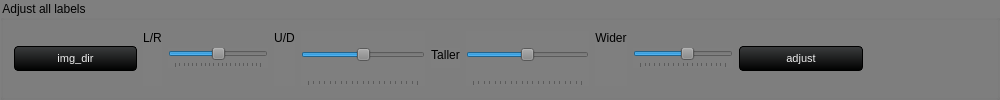
              <widget class="QGroupBox" name="groupBox_17">
               <property name="sizePolicy">
                <sizepolicy hsizetype="Fixed" vsizetype="Fixed">
                 <horstretch>0</horstretch>
                 <verstretch>0</verstretch>
                </sizepolicy>
               </property>
               <property name="minimumSize">
                <size>
                 <width>1000</width>
                 <height>0</height>
                </size>
               </property>
               <property name="maximumSize">
                <size>
                 <width>16777215</width>
                 <height>100</height>
                </size>
               </property>
               <property name="styleSheet">
                <string notr="true">background-color: rgb(127, 127, 127);
</string>
               </property>
               <property name="title">
                <string>Adjust all labels</string>
               </property>
               <layout class="QHBoxLayout" name="horizontalLayout_11">
                <item>
                 <widget class="QPushButton" name="images_button">
                  <property name="sizePolicy">
                   <sizepolicy hsizetype="Expanding" vsizetype="Maximum">
                    <horstretch>0</horstretch>
                    <verstretch>0</verstretch>
                   </sizepolicy>
                  </property>
                  <property name="minimumSize">
                   <size>
                    <width>0</width>
                    <height>0</height>
                   </size>
                  </property>
                  <property name="maximumSize">
                   <size>
                    <width>16777215</width>
                    <height>16777215</height>
                   </size>
                  </property>
                  <property name="styleSheet">
                   <string notr="true">QPushButton {
    background-color: qlineargradient(spread:repeat, x1:1, y1:0, x2:1, y2:1, stop:0 rgb(59, 61, 62), stop:1 rgb(0, 0, 0));
    color: rgb(238, 238, 238);
  	font-size: 8pt;

    border-style: solid;
    border-width: 1px;
    border-radius: 4px;
    border-color: rgb(0, 0, 0);
    padding: 5px;
}

QPushButton:flat {
    background-color: transparent;
    border: none;
    color: rgb(238, 238, 238);
}

QPushButton:disabled {
    background-color: #404040;
    color: #656565;
    border-color: rgb(0, 0, 0);
}

QPushButton:hover {
    background-color: rgba(236, 157, 0, 51);
    border: 1px solid rgb(236, 157, 0);
}

QPushButton:pressed {
    background-color: qlineargradient(spread:repeat, x1:1, y1:0, x2:1, y2:1, stop:0 rgb(28, 28, 32), stop:1 rgb(0, 0, 0));
    border: 1px solid rgb(236, 157, 0);
}

QPushButton:checked {
    background-color: qlineargradient(spread:repeat, x1:1, y1:0, x2:1, y2:1, stop:0 rgb(28, 28, 32), stop:1 rgb(0, 0, 0));
    border: 1px solid #222;
}</string>
                  </property>
                  <property name="text">
                   <string>img_dir</string>
                  </property>
                 </widget>
                </item>
                <item>
                 <widget class="QLabel" name="label_14">
                  <property name="text">
                   <string>L/R</string>
                  </property>
                  <property name="alignment">
                   <set>Qt::AlignHCenter|Qt::AlignTop</set>
                  </property>
                 </widget>
                </item>
                <item>
                 <widget class="QSlider" name="x_axis">
                  <property name="maximumSize">
                   <size>
                    <width>100</width>
                    <height>16777215</height>
                   </size>
                  </property>
                  <property name="styleSheet">
                   <string notr="true"/>
                  </property>
                  <property name="minimum">
                   <number>-10</number>
                  </property>
                  <property name="maximum">
                   <number>10</number>
                  </property>
                  <property name="orientation">
                   <enum>Qt::Horizontal</enum>
                  </property>
                  <property name="tickPosition">
                   <enum>QSlider::TicksBelow</enum>
                  </property>
                 </widget>
                </item>
                <item>
                 <widget class="QLabel" name="label_13">
                  <property name="text">
                   <string>U/D</string>
                  </property>
                  <property name="alignment">
                   <set>Qt::AlignHCenter|Qt::AlignTop</set>
                  </property>
                 </widget>
                </item>
                <item>
                 <widget class="QSlider" name="y_axis">
                  <property name="maximumSize">
                   <size>
                    <width>16777215</width>
                    <height>100</height>
                   </size>
                  </property>
                  <property name="minimum">
                   <number>-10</number>
                  </property>
                  <property name="maximum">
                   <number>10</number>
                  </property>
                  <property name="orientation">
                   <enum>Qt::Horizontal</enum>
                  </property>
                  <property name="tickPosition">
                   <enum>QSlider::TicksBelow</enum>
                  </property>
                 </widget>
                </item>
                <item>
                 <widget class="QLabel" name="label_15">
                  <property name="maximumSize">
                   <size>
                    <width>16777215</width>
                    <height>20</height>
                   </size>
                  </property>
                  <property name="text">
                   <string>Taller</string>
                  </property>
                  <property name="alignment">
                   <set>Qt::AlignHCenter|Qt::AlignTop</set>
                  </property>
                 </widget>
                </item>
                <item>
                 <widget class="QSlider" name="width_position">
                  <property name="minimumSize">
                   <size>
                    <width>0</width>
                    <height>0</height>
                   </size>
                  </property>
                  <property name="maximumSize">
                   <size>
                    <width>16777215</width>
                    <height>150</height>
                   </size>
                  </property>
                  <property name="minimum">
                   <number>-10</number>
                  </property>
                  <property name="maximum">
                   <number>10</number>
                  </property>
                  <property name="orientation">
                   <enum>Qt::Horizontal</enum>
                  </property>
                  <property name="tickPosition">
                   <enum>QSlider::TicksBelow</enum>
                  </property>
                 </widget>
                </item>
                <item>
                 <widget class="QLabel" name="label_16">
                  <property name="text">
                   <string>Wider</string>
                  </property>
                  <property name="alignment">
                   <set>Qt::AlignHCenter|Qt::AlignTop</set>
                  </property>
                 </widget>
                </item>
                <item>
                 <widget class="QSlider" name="height_pos">
                  <property name="maximumSize">
                   <size>
                    <width>100</width>
                    <height>16777215</height>
                   </size>
                  </property>
                  <property name="minimum">
                   <number>-10</number>
                  </property>
                  <property name="maximum">
                   <number>8</number>
                  </property>
                  <property name="orientation">
                   <enum>Qt::Horizontal</enum>
                  </property>
                  <property name="tickPosition">
                   <enum>QSlider::TicksBelow</enum>
                  </property>
                 </widget>
                </item>
                <item>
                 <widget class="QPushButton" name="adjust_label">
                  <property name="sizePolicy">
                   <sizepolicy hsizetype="Expanding" vsizetype="Maximum">
                    <horstretch>0</horstretch>
                    <verstretch>0</verstretch>
                   </sizepolicy>
                  </property>
                  <property name="minimumSize">
                   <size>
                    <width>0</width>
                    <height>0</height>
                   </size>
                  </property>
                  <property name="maximumSize">
                   <size>
                    <width>16777215</width>
                    <height>16777215</height>
                   </size>
                  </property>
                  <property name="styleSheet">
                   <string notr="true">QPushButton {
    background-color: qlineargradient(spread:repeat, x1:1, y1:0, x2:1, y2:1, stop:0 rgb(59, 61, 62), stop:1 rgb(0, 0, 0));
    color: rgb(238, 238, 238);
  	font-size: 8pt;

    border-style: solid;
    border-width: 1px;
    border-radius: 4px;
    border-color: rgb(0, 0, 0);
    padding: 5px;
}

QPushButton:flat {
    background-color: transparent;
    border: none;
    color: rgb(238, 238, 238);
}

QPushButton:disabled {
    background-color: #404040;
    color: #656565;
    border-color: rgb(0, 0, 0);
}

QPushButton:hover {
    background-color: rgba(236, 157, 0, 51);
    border: 1px solid rgb(236, 157, 0);
}

QPushButton:pressed {
    background-color: qlineargradient(spread:repeat, x1:1, y1:0, x2:1, y2:1, stop:0 rgb(28, 28, 32), stop:1 rgb(0, 0, 0));
    border: 1px solid rgb(236, 157, 0);
}

QPushButton:checked {
    background-color: qlineargradient(spread:repeat, x1:1, y1:0, x2:1, y2:1, stop:0 rgb(28, 28, 32), stop:1 rgb(0, 0, 0));
    border: 1px solid #222;
}</string>
                  </property>
                  <property name="text">
                   <string>adjust</string>
                  </property>
                 </widget>
                </item>
                <item>
                 <spacer name="horizontalSpacer_6">
                  <property name="orientation">
                   <enum>Qt::Horizontal</enum>
                  </property>
                  <property name="sizeHint" stdset="0">
                   <size>
                    <width>40</width>
                    <height>20</height>
                   </size>
                  </property>
                 </spacer>
                </item>
               </layout>
              </widget>
